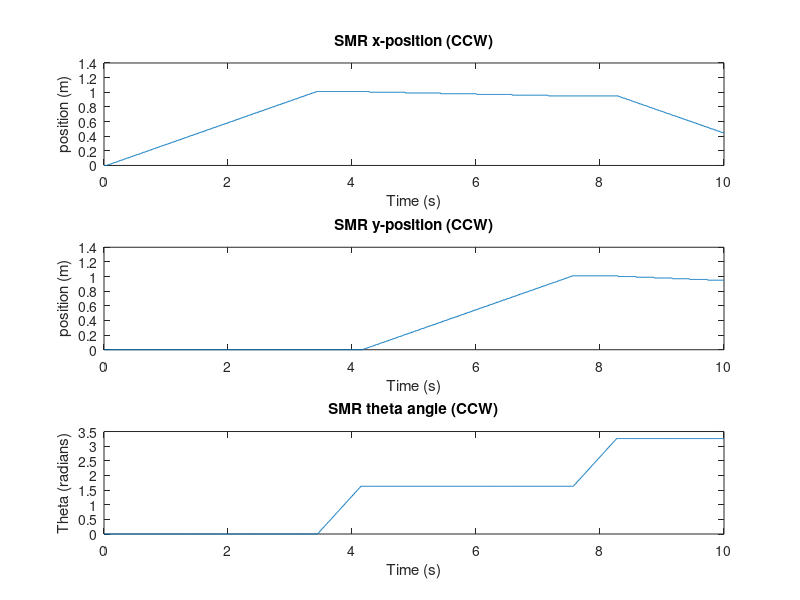
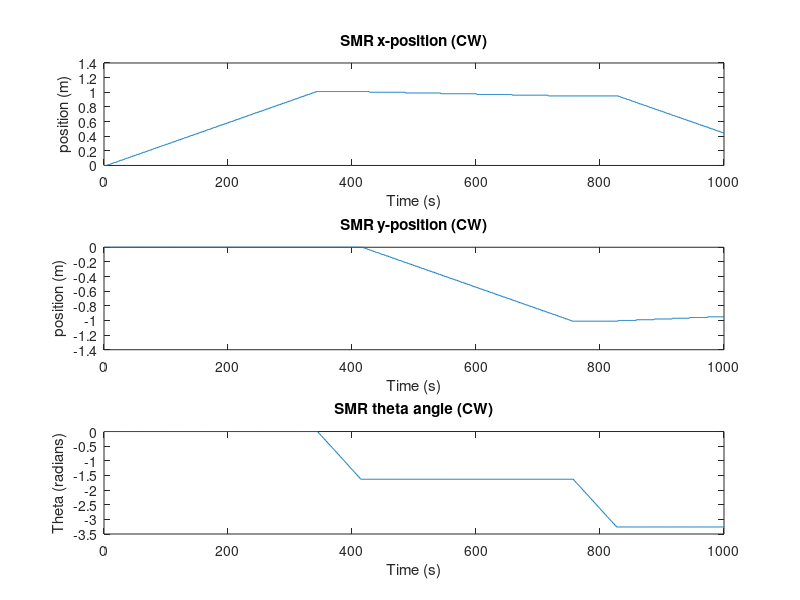

Reproduce these figures in MATLAB, in order.
%% Odometry dataplots 3.2 Clock wise AND Counter clock wise

% Dataset is generated from a simulation. x, y and theta are calculated
% from odemetric relations (see slides on odemetry).

%% 3.2 - x,y,theta VS time. Counter Clock Wise
clc
clear
F = importdata('data_log_ccw3_2.dat');
t = linspace(0, 1000, 1000);
t = t./100;

figure(1)

subplot(3,1,1)
plot(t,F(:,2))
title('SMR x-position (CCW)')
xlabel('Time (s)')
ylabel('position (m)')
%xlim([0 500]);
%ylim([-0.35 0.35]);

subplot(3,1,2)
plot(t,F(:,3))
title('SMR y-position (CCW)')
xlabel('Time (s)')
ylabel('position (m)')
%xlim([0 500]);
%ylim([-0.35 0.35]);

subplot(3,1,3)
plot(t,F(:,4))
title('SMR theta angle (CCW)')
xlabel('Time (s)')
ylabel('Theta (radians)')
%ytick([-2*pi -(3*pi/2) -pi -pi/2 0 pi/2 pi (3*pi)/2 2*pi])
%ytickLabel({'-2\pi','-3\pi/2','-\pi', '-\pi/2' ,'0','\pi/2','\pi','3\pi/2', '2\pi'})
%xlim([0 500]);
%ylim([-0.35 0.35]);

%% 3.2 - x,y,theta VS time. Clock Wise
clc
clear
F = importdata('data_log_cw3_2.dat');
t = linspace(0, 1000, 1000);

%set('figure(2)', 'WindowStyle', 'docked')
figure(2)

subplot(3,1,1)
plot(t,F(:,2))
title('SMR x-position (CW)')
xlabel('Time (s)')
ylabel('position (m)')
%xlim([0 500]);
%ylim([-0.35 0.35]);

subplot(3,1,2)
plot(t,F(:,3))
title('SMR y-position (CW)')
xlabel('Time (s)')
ylabel('position (m)')
%xlim([0 500]);
%ylim([-0.35 0.35]);

subplot(3,1,3)
plot(t,F(:,4))
title('SMR theta angle (CW)')
xlabel('Time (s)')
ylabel('Theta (radians)')
%xlim([0 500]);
%ylim([-0.35 0.35]);

